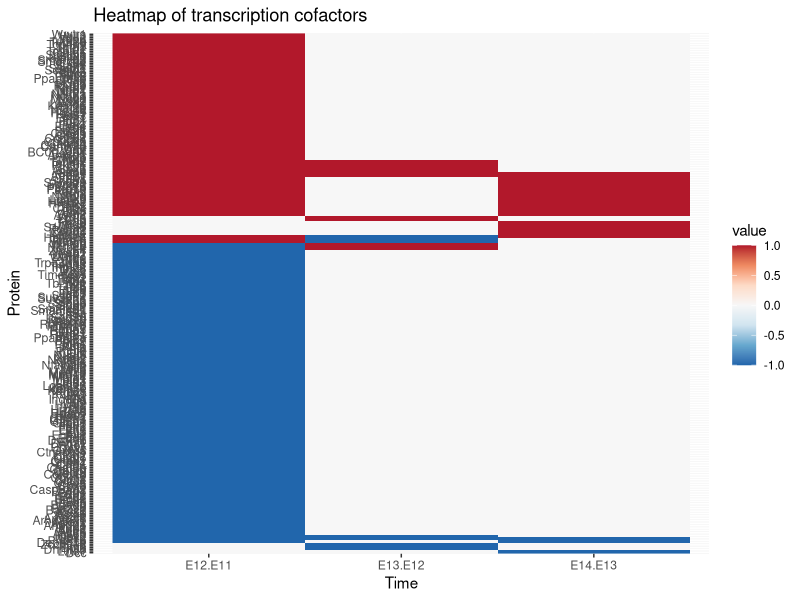
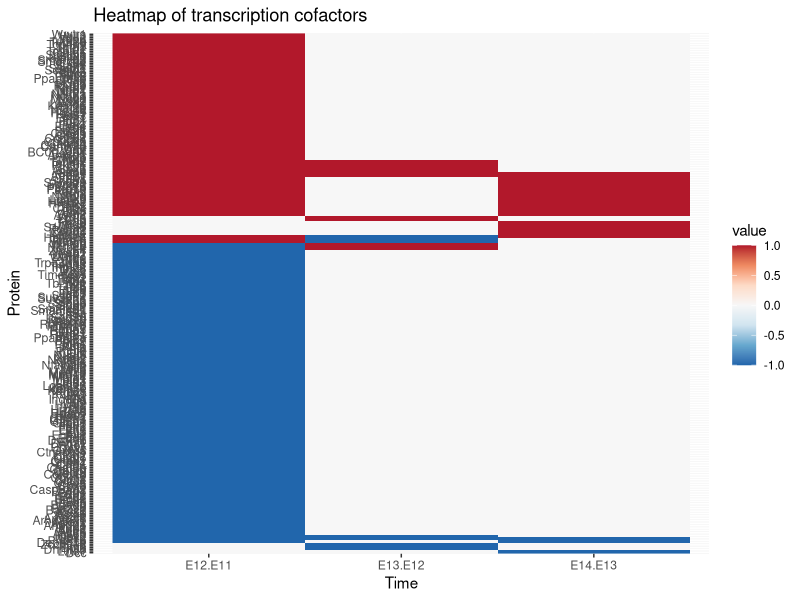

R code for these plots, in order:
## ---- chunk 1
group1 = "100"
group2 = "110"
group3 = "111"
group4 = "101"
group5 = "010"
group6 = "001"
group7 = "1-11"
group8 = "1-10"
group9 = "-110"
group10 = "-100"
group11 = "-1-10"
group12 = "-1-1-1"
group13 = "-10-1"
group14 = "-0-1-1"
group15 = "0-10"
group16 = "00-1"

## ---- chunk 2
setwd(data_path)
data_heatmap = read.csv("df.for.heatmap.TF.cofactors.csv", stringsAsFactors = FALSE, row.names = 1)
head(data_heatmap)
## ---- chunk 3

paste(as.character(data_heatmap[1,2:4]),collapse = "")
## ---- chunk 4
extract = function(data, term){
  group_tf = c()
  for(i in 1:length(data[[1]])){
    if(paste(as.character(data[i, 2:4]), collapse = "") == term){
      group_tf = c(group_tf, data[[1]][i])
    }
  }
  return(group_tf)
}
## ---- chunk 5
group1_tf = extract(data_heatmap, term = group1)
group2_tf = extract(data_heatmap, term = group2)
group3_tf = extract(data_heatmap, term = group3)
group4_tf = extract(data_heatmap, term = group4)
group5_tf = extract(data_heatmap, term = group5)
group6_tf = extract(data_heatmap, term = group6)
group7_tf = extract(data_heatmap, term = group7)
group8_tf = extract(data_heatmap, term = group8)
group9_tf = extract(data_heatmap, term = group9)
group10_tf = extract(data_heatmap, term = group10)
group11_tf = extract(data_heatmap, term = group11)
group12_tf = extract(data_heatmap, term = group12)
group13_tf = extract(data_heatmap, term = group13)
group14_tf = extract(data_heatmap, term = group14)
group15_tf = extract(data_heatmap, term = group15)
group16_tf = extract(data_heatmap, term = group16)


## ---- chunk 6
new_order = c(group16_tf, group15_tf, group14_tf, group13_tf, group12_tf,
              group11_tf, group10_tf, group9_tf, group8_tf, group7_tf, group6_tf,
              group5_tf, group4_tf, group3_tf, group2_tf, group1_tf)
## ---- chunk 7
row.names(data_heatmap) = data_heatmap[[1]]
head(data_heatmap)
## ---- chunk 8
df.for.heatmap = data_heatmap[new_order,]

df.for.heatmap = df.for.heatmap[, -1]
head(df.for.heatmap)
## ---- chunk 9
library(reshape2)
df.for.heatmap.molten = melt(as.matrix(df.for.heatmap))
names(df.for.heatmap.molten)[c(1,2)] = c("Protein", "Time")
## ---- chunk 10
library(ggplot2)
ggplot(df.for.heatmap.molten, aes(x = Time, y = Protein, fill = value)) +
  geom_raster() +
  scale_fill_distiller(palette = "RdBu") +
  ggtitle("Heatmap of transcription cofactors")
setwd(graph_path)
ggsave("TF.cofactors.heatmap.arranged.png", height = 40, width = 10)
